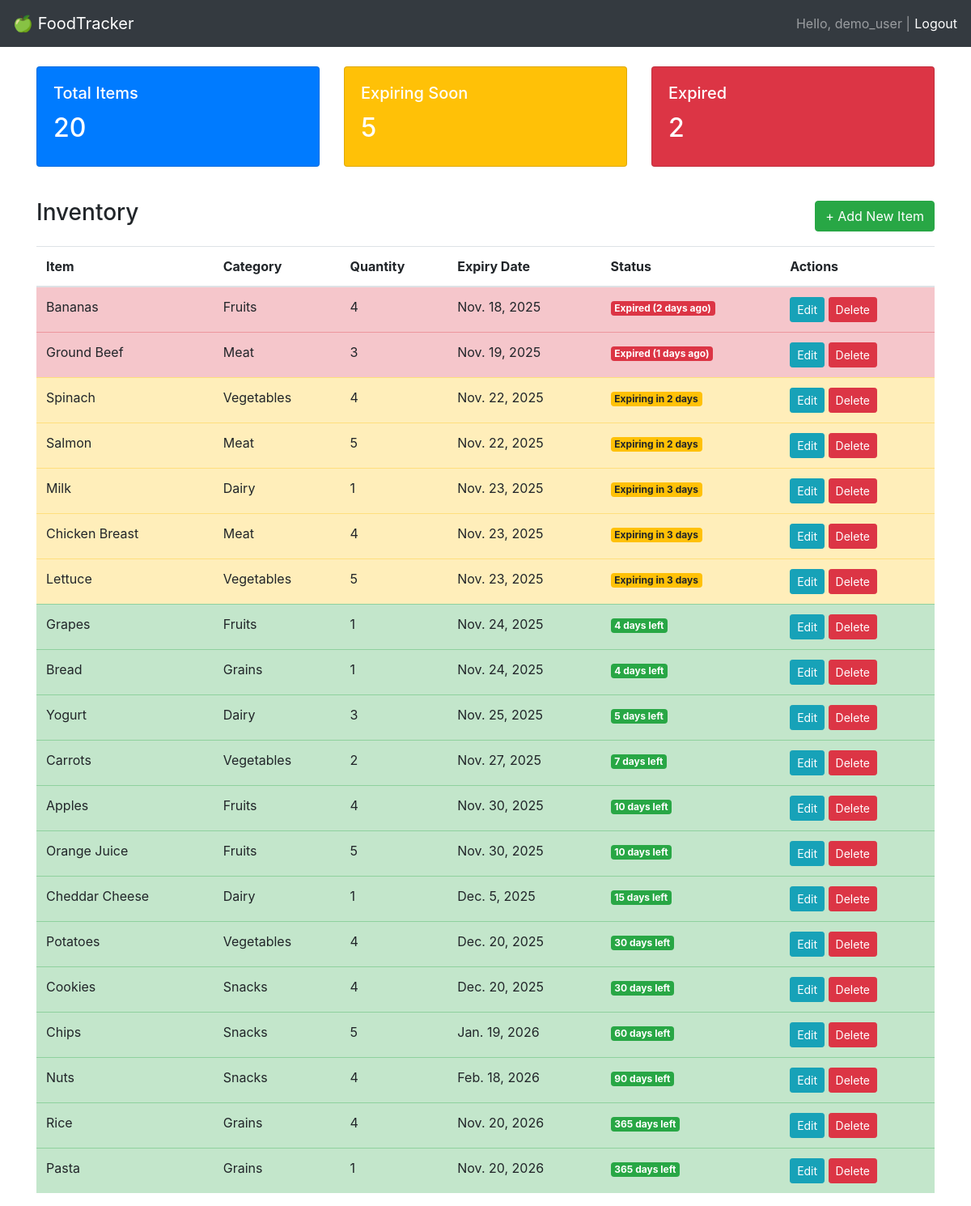
The app's page /dashboard/ (signed in) with its own data.
### tracker/models.py (models this page shows, shortened)
class FoodItem(models.Model):
    CATEGORIES = [
        ('Dairy', 'Dairy'), ('Fruits', 'Fruits'),
        ('Vegetables', 'Vegetables'), ('Meat', 'Meat'),
        ('Grains', 'Grains'), ('Snacks', 'Snacks'),
    ]
    user = models.ForeignKey(User, on_delete=models.CASCADE)
    name = models.CharField(max_length=100)
    category = models.CharField(max_length=50, choices=CATEGORIES)
    quantity = models.IntegerField(default=1)
    expiry_date = models.DateField()
    created_at = models.DateTimeField(auto_now_add=True)
    @property
    def days_remaining(self):
        return (self.expiry_date - date.today()).days
    @property
    def days_past_due(self):
        return abs(self.days_remaining)
    @property
    def status_color(self):
        days = self.days_remaining
        if days < 0: return 'danger'
        if days <= 3: return 'warning'
        return 'success'

### tracker/views.py (the view)
# urls.py: path('dashboard/', views.dashboard, name='dashboard'),
@login_required
def dashboard(request):
    items = FoodItem.objects.filter(user=request.user).order_by('expiry_date')
    context = {
        'items': items,
        'total': items.count(),
        'expired_count': sum(1 for i in items if i.days_remaining < 0),
        'soon_count': sum(1 for i in items if 0 <= i.days_remaining <= 3)
    }
    return render(request, 'tracker/dashboard.html', context)

### tracker/templates/tracker/dashboard.html
{% extends 'tracker/base.html' %}
{% block content %}
<div class="row mb-4">
    <div class="col-md-4">
        <div class="card text-white bg-primary mb-3">
            <div class="card-body">
                <h5 class="card-title">Total Items</h5>
                <h2>{{ total }}</h2>
            </div>
        </div>
    </div>
    <div class="col-md-4">
        <div class="card text-white bg-warning mb-3">
            <div class="card-body">
                <h5 class="card-title">Expiring Soon</h5>
                <h2>{{ soon_count }}</h2>
            </div>
        </div>
    </div>
    <div class="col-md-4">
        <div class="card text-white bg-danger mb-3">
            <div class="card-body">
                <h5 class="card-title">Expired</h5>
                <h2>{{ expired_count }}</h2>
            </div>
        </div>
    </div>
</div>
<div class="d-flex justify-content-between align-items-center mb-3">
    <h3>Inventory</h3>
    <a href="{% url 'add_item' %}" class="btn btn-success">+ Add New Item</a>
</div>
<table class="table table-hover">
    <thead>
        <tr>
            <th>Item</th>
            <th>Category</th>
            <th>Quantity</th>
            <th>Expiry Date</th>
            <th>Status</th>
            <th>Actions</th>
        </tr>
    </thead>
    <tbody>
        {% for item in items %}
        <tr class="table-{{ item.status_color }}">
            <td>{{ item.name }}</td>
            <td>{{ item.category }}</td>
            <td>{{ item.quantity }}</td>
            <td>{{ item.expiry_date }}</td>
            <td>
                {% if item.days_remaining < 0 %}
    <span class="badge badge-danger">Expired ({{ item.days_past_due }} days ago)</span>
{% elif item.days_remaining <= 3 %}
                    <span class="badge badge-warning">Expiring in {{ item.days_remaining }} days</span>
                {% else %}
                    <span class="badge badge-success">{{ item.days_remaining }} days left</span>
                {% endif %}
            </td>
            <td>
                <a href="{% url 'edit_item' item.pk %}" class="btn btn-sm btn-info">Edit</a>
                <a href="{% url 'delete_item' item.pk %}" class="btn btn-sm btn-danger">Delete</a>
            </td>
        </tr>
        {% empty %}
        <tr><td colspan="6" class="text-center">No items found. Add one!</td></tr>
        {% endfor %}
    </tbody>
</table>
{% endblock %}

### tracker/templates/tracker/base.html (shortened to what this page needs)
<!DOCTYPE html>
<html>
<head>
    <link rel="stylesheet" href="https://stackpath.bootstrapcdn.com/bootstrap/4.5.0/css/bootstrap.min.css">
</head>
<body>
    <nav class="navbar navbar-dark bg-dark">
        <a class="navbar-brand" href="{% url 'home' %}">🍏 FoodTracker</a>
        {% if user.is_authenticated %}
            <span class="navbar-text">
                Hello, {{ user.username }} |
                <form action="{% url 'logout' %}" method="post" class="d-inline">
                    <button type="submit" class="btn btn-link p-0 m-0 align-baseline text-white" style="text-decoration: none;">Logout</button>
                </form>
            </span>
        {% else %}
            <a href="{% url 'login' %}" class="btn btn-primary btn-sm">Login</a>
        {% endif %}
    </nav>
    <div class="container mt-4">
        {% block content %}{% endblock %}
    </div>
</body>
</html>

### records on screen
FoodItem: name "Bananas", category "Fruits", quantity "4", expiry_date "Nov. 18, 2025", days_past_due "2"
FoodItem: name "Ground Beef", category "Meat", quantity "3", expiry_date "Nov. 19, 2025", days_past_due "1"
FoodItem: name "Spinach", category "Vegetables", quantity "4", expiry_date "Nov. 22, 2025", days_remaining "2"
FoodItem: name "Salmon", category "Meat", quantity "5", expiry_date "Nov. 22, 2025", days_remaining "2"
FoodItem: name "Milk", category "Dairy", quantity "1", expiry_date "Nov. 23, 2025", days_remaining "3"
FoodItem: name "Chicken Breast", category "Meat", quantity "4", expiry_date "Nov. 23, 2025", days_remaining "3"
FoodItem: name "Lettuce", category "Vegetables", quantity "5", expiry_date "Nov. 23, 2025", days_remaining "3"
FoodItem: name "Grapes", category "Fruits", quantity "1", expiry_date "Nov. 24, 2025", days_remaining "4"
FoodItem: name "Bread", category "Grains", quantity "1", expiry_date "Nov. 24, 2025", days_remaining "4"
FoodItem: name "Yogurt", category "Dairy", quantity "3", expiry_date "Nov. 25, 2025", days_remaining "5"
FoodItem: name "Carrots", category "Vegetables", quantity "2", expiry_date "Nov. 27, 2025", days_remaining "7"
FoodItem: name "Apples", category "Fruits", quantity "4", expiry_date "Nov. 30, 2025", days_remaining "10"
FoodItem: name "Orange Juice", category "Fruits", quantity "5", expiry_date "Nov. 30, 2025", days_remaining "10"
FoodItem: name "Cheddar Cheese", category "Dairy", quantity "1", expiry_date "Dec. 5, 2025", days_remaining "15"
FoodItem: name "Potatoes", category "Vegetables", quantity "4", expiry_date "Dec. 20, 2025", days_remaining "30"
FoodItem: name "Cookies", category "Snacks", quantity "4", expiry_date "Dec. 20, 2025", days_remaining "30"
FoodItem: name "Chips", category "Snacks", quantity "5", expiry_date "Jan. 19, 2026", days_remaining "60"
FoodItem: name "Nuts", category "Snacks", quantity "4", expiry_date "Feb. 18, 2026", days_remaining "90"
FoodItem: name "Rice", category "Grains", quantity "4", expiry_date "Nov. 20, 2026", days_remaining "365"
FoodItem: name "Pasta", category "Grains", quantity "1", expiry_date "Nov. 20, 2026", days_remaining "365"

### other values on screen
{{ user.username }} "demo_user"
{{ total }} "20"
{{ soon_count }} "5"
{{ expired_count }} "2"
